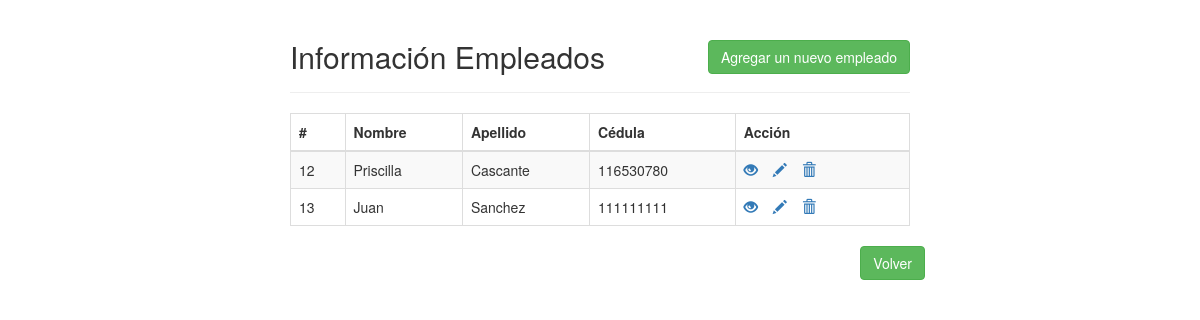
Page /empleados_gestor.php (signed in) on the committed database.
### tables this page shows
CREATE TABLE `empleado` (
  `id` int(11) NOT NULL,
  `nombre` varchar(50) NOT NULL,
  `apellido` varchar(50) NOT NULL,
  `cedula` varchar(25) NOT NULL,
  `idnacionalidad` int(11) NOT NULL,
  `idprovincia` int(11) NOT NULL,
  `idcanton` int(11) NOT NULL,
  `iddistrito` int(11) NOT NULL,
  `direccion` varchar(500) NOT NULL,
  `telefono` int(11) NOT NULL,
  `celular` int(11) NOT NULL,
  `email` varchar(255) NOT NULL,
  `idestudio` tinyint(4) NOT NULL,
  `nacimiento` date NOT NULL,
  `iddepartamento` int(11) NOT NULL,
  `puesto` varchar(50) NOT NULL,
  `banco` varchar(200) NOT NULL,
  `bancaria` varchar(25) NOT NULL,
  `idestado` int(11) NOT NULL,
  `usuario` varchar(10) NOT NULL,
  `password` varchar(10) NOT NULL,
  `idrol` int(11) NOT NULL
);

### empleados_gestor.php (the view, shortened to what this page needs)
<!DOCTYPE html>
<html lang="en">
<head>
    <link rel="stylesheet" href="https://maxcdn.bootstrapcdn.com/bootstrap/3.3.7/css/bootstrap.css">
</head>
<body>
    <div class="wrapper">
        <div class="container-fluid">
            <div class="row">
                <div class="col-md-12">
                    <div class="page-header clearfix">
                        <h2 class="pull-left">Información Empleados</h2>
                        <a href="crear_empleado.php" class="btn btn-success pull-right">Agregar un nuevo empleado</a>
                    </div>
                    <?php
                    require_once "config.php";
                    $sql = "SELECT * FROM empleado";
                    if($result = mysqli_query($link, $sql)){
                        if(mysqli_num_rows($result) > 0){
                            echo "<table class='table table-bordered table-striped'>";
                                echo "<thead>";
                                    echo "<tr>";
                                        echo "<th>#</th>";
                                        echo "<th>Nombre</th>";
                                        echo "<th>Apellido</th>";
                                        echo "<th>Cédula</th>";
                                        echo "<th>Acción</th>";
                                    echo "</tr>";
                                echo "</thead>";
                                echo "<tbody>";
                                while($row = mysqli_fetch_array($result)){
                                    echo "<tr>";
                                        echo "<td>" . $row['id'] . "</td>";
                                        echo "<td>" . $row['nombre'] . "</td>";
                                        echo "<td>" . $row['apellido'] . "</td>";
                                        echo "<td>" . $row['cedula'] . "</td>";
                                        echo "<td>";
                                            echo "<a href='ver_emp_gestor.php?id=". $row['id'] ."' title='Ver' data-toggle='tooltip'><span class='glyphicon glyphicon-eye-open'></span></a>";
                                            echo "<a href='editar_empleado.php?id=". $row['id'] ."' title='Actualizar' data-toggle='tooltip'><span class='glyphicon glyphicon-pencil'></span></a>";
                                            echo "<a href='eliminar_empleado.php?id=". $row['id'] ."' title='Eliminar' data-toggle='tooltip'><span class='glyphicon glyphicon-trash'></span></a>";
                                        echo "</td>";
                                    echo "</tr>";
                                }
                                echo "</tbody>";
                            echo "</table>";
                        } else{
                            echo "<p class='lead'><em>No existen registro de empleados.</em></p>";
                        }
                    } else{
                        echo "ERROR " . mysqli_error($link);
                    }
                    ?>
                </div>
                <a href="menu1.php" class="btn btn-success pull-right">Volver</a>
            </div>
        </div>
    </div>
</body>
</html>

### empleados_gestor.php (style rules this page uses)
.wrapper { width: 650px; margin: 0 auto; }
.page-header h2 { margin-top: 0; }
table tr td:last-child a { margin-right: 15px; }

### rows in the picture
empleado: id "12", nombre "Priscilla", apellido "Cascante", cedula "116530780"
empleado: id "13", nombre "Juan", apellido "Sanchez", cedula "111111111"
